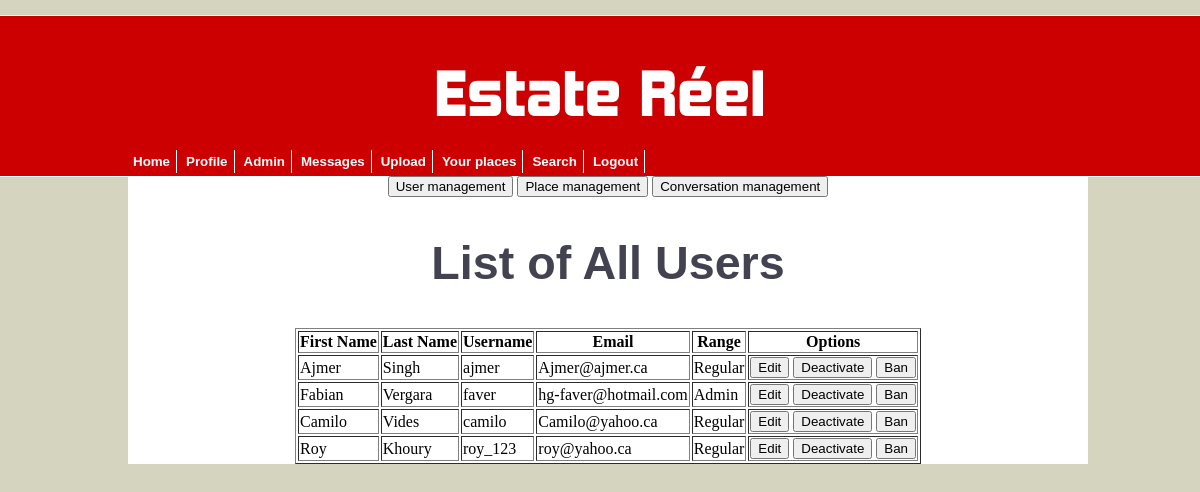
The app's page /adminPanel.php?action=user (signed in), older data.
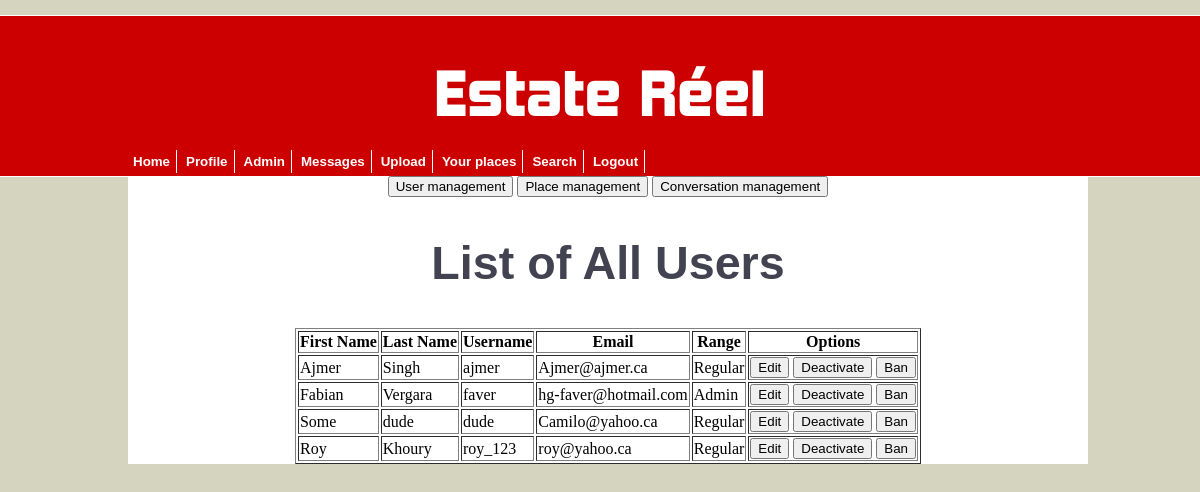
The same page, newer data.
### tables this page shows
CREATE TABLE IF NOT EXISTS `users` (
`user_id` int(6) NOT NULL,
  `firstname` varchar(30) DEFAULT NULL,
  `lastname` varchar(30) DEFAULT NULL,
  `email` varchar(50) DEFAULT NULL,
  `phoneNumber` varchar(20) DEFAULT NULL,
  `username` varchar(30) NOT NULL,
  `password` varchar(20) NOT NULL,
  `salt` varchar(255) NOT NULL,
  `type` varchar(50) DEFAULT NULL,
  `rangeType` varchar(50) DEFAULT NULL
);

### classes/loginClass.php (called while the page is built, shortened)
<?php
	class Login extends Database{
		public function getRangeType($username){
			$rangeTypeArray = $this->getSpecificUser($username);
			$type = "";
			for ($row=0; $row < count($rangeTypeArray); $row++) {
				$type = $rangeTypeArray[$row]['rangeType'];
			}
			return $type;
		}
		public function getSpecificUser($username){
			return parent::getResultSetAsArray("SELECT * FROM users WHERE username = '$username'");
		}
		public static function isLoggedIn(){
			return (isset($_SESSION["USERNAME"]) && $_SESSION["USERNAME"] != null);
		}
		public function getAllUsers(){
			return parent::getResultSetAsArray("SELECT * FROM users");
		}
		public function getUserId(){
			$selectUserId = "SELECT user_id FROM users WHERE username = '" . $_SESSION['USERNAME'] . "'";
			$rs = mysqli_query(parent::createConnection(), $selectUserId);
			if ($rs->num_rows > 0) {
				while($row = $rs->fetch_assoc()) {
					$user_id = $row['user_id'];
				}
				return $user_id;
			}
			return null;
		}
		public function checkBannedUsers($user_id){
			return parent::getResultSetAsArray("SELECT * FROM bannedusers WHERE user_id = '$user_id'");
		}
	}
?>

### classes/databaseClass.php (called while the page is built, shortened)
<?php
	class Database{
		public $connection;
		public function createConnection(){
			$servername = "localhost";
			$username = "root";
			$password = "";
			$db = "PHP_database";
			$this->connection = new mysqli($servername, $username, $password, $db);
			$this->connection->set_charset("utf8");
			return $this->connection;
		}
		public function getResultSetAsArray($query){
			$rs = mysqli_query($this->createConnection(), $query) or die($this->connection->error);
			if($rs->num_rows > 0){
				$index = 0;
				while($row = $rs->fetch_assoc()){
					foreach ($row as $key => $value) {
						$arrayAsResult[$index][$key] = $value;
					}
					$index++;
				}
				return $arrayAsResult;
			}
			return null;
		}
	}
?>

### adminPanel.php (the view, shortened to what this page needs)
<html>
    <head>
        <link rel="stylesheet" type="text/css" href="CSS/mainLayout.css">
    </head>
	<?php
		include('PreCode/header.php');
?>
	<form name="options" method="GET" action="">
		  <button type="button" onClick="window.location.href='adminPanel.php?action=user'">User management</button>
		  <button type="button" onClick="window.location.href='adminPanel.php?action=place'">Place management</button>
	      <button type="button" onClick="window.location.href='adminPanel.php?action=conversation'">Conversation management</button>
	</form>
	<?php
		if (isset($_GET['action'])){
			$value = $_GET['action'];
			switch ($value) {
				case 'user':
					?>
					<h2>List of All Users</h2>
				<table align="center" border="1">
					<tbody>
						<th>First Name</th>
						<th>Last Name</th>
						<th>Username</th>
						<th>Email</th>
						<th>Range</th>
						<th>Options</th>
					<?php
						$profileInfo = $loginObj->getAllUsers();
						if (count($profileInfo) > 0) {
							for($row = 0; $row < count($profileInfo); $row++){
								echo "<tr><td>" . $profileInfo[$row]['firstname'] . "</td>" .
									 "<td>" . $profileInfo[$row]['lastname'] . "</td>" .
									 "<td>" . $profileInfo[$row]['username'] . "</td>" .
									 "<td>" . $profileInfo[$row]['email'] . "</td>" .
									 "<td>" . $profileInfo[$row]['rangeType'] . "</td>";
					?>
									<form name="deleteApart" method="POST" action="">
										<td>
											<input name='editU' type='submit' value='Edit' />
											<input name='deactivateUser' type='submit' value='Deactivate' />
											<input name='banUser' type='submit' value='Ban' />
										</td>
									</form>
					<?php
							}
						}
					?>
					</tbody>
				</table>
				<?php
					break;
				?>
					<?php
			}
		}else{
	?> 		<p>Please choose an option you want to perform from the button above</p>
	<?php
		}
	?>
	</section>
</body>
</html>

### PreCode/header.php (shortened to what this page needs)
<body>
    <header>
        <h1>Estate R&eacuteel</h1>
    </header>
    <?php
        include('classes/databaseClass.php');
        include('classes/loginClass.php');
        $loginObj        = new Login();
        $range = null;
        $bannedUser = null;
        if (isset($_SESSION['USERNAME'])) {
            $range = $loginObj->getRangeType($_SESSION['USERNAME']);
            $user_id = $loginObj->getUserId();
            $bannedUser = $loginObj->checkBannedUsers($user_id);
        }
        if ($loginObj->isLoggedIn() && count($bannedUser) == 1) {
    ?>
           <aside id="loggedMenu" >
           <button type="button" onClick="window.location.href='logout.php'">Logout</button>
            </aside>
    <?php
      }elseif($loginObj->isLoggedIn() && strcmp($range, "Admin") === 0) {
    ?>
    <aside id="loggedMenu" >
        <button type="button" onClick="window.location.href='index.php'">Home</button>
        <button type="button" onClick="window.location.href='userProfile.php'">Profile</button>
        <button type="button" onClick="window.location.href='adminPanel.php'">Admin</button>
        <button type="button" onClick="window.location.href='messenger.php'">Messages</button>
        <button type="button" onClick="window.location.href='product.php'" >Upload</button>
        <button  type="button" onClick="window.location.href='displayApartments.php'">Your places</button>
        <button type="button" onClick="window.location.href='search.php'">Search</button>
        <button type="button" onClick="window.location.href='logout.php'">Logout</button>
    </aside>
    <?php
        }
        ?>
    <section id="content">

### CSS/mainLayout.css (style rules this page uses)
body { background-color: #D4D4BF; text-align: center; height: 100%; }
header { position: absolute; left: 0px; right: 0px; top: 15px; background-color: #C00; width: 100%; height: 160px; border-bottom: 1px solid white; border-top: 1px solid white; overflow: hidden; }
header h1 { text-align: center; font-family: headerFont; color: white; font-weight: bolder; font-size: 45pt; }
h2 { font-family: 'Gotham Book', Gotham-Book, sans-serif; font-weight: bold; color: #424250; font-size: 35pt; }
#loggedMenu { position: absolute; overflow: hidden; top: 150px; margin-left: 10%; }
#loggedMenu button { border: none; width: auto; height: 23px; border-right: 1px solid white; background-color: #c00; font-weight: bold; font-size: 10pt; color: white; margin-left: -1px; }
#content { clear: both; position: absolute; width: 80%; height: auto; top: 176px; background-color: white; margin-left: 10%; margin-right: 10%; }

Row changes from the older to the newer data that the page shows:
changed users "Camilo@yahoo.ca": firstname "Camilo" → "Some"; lastname "Vides" → "dude"; username "camilo" → "dude"
